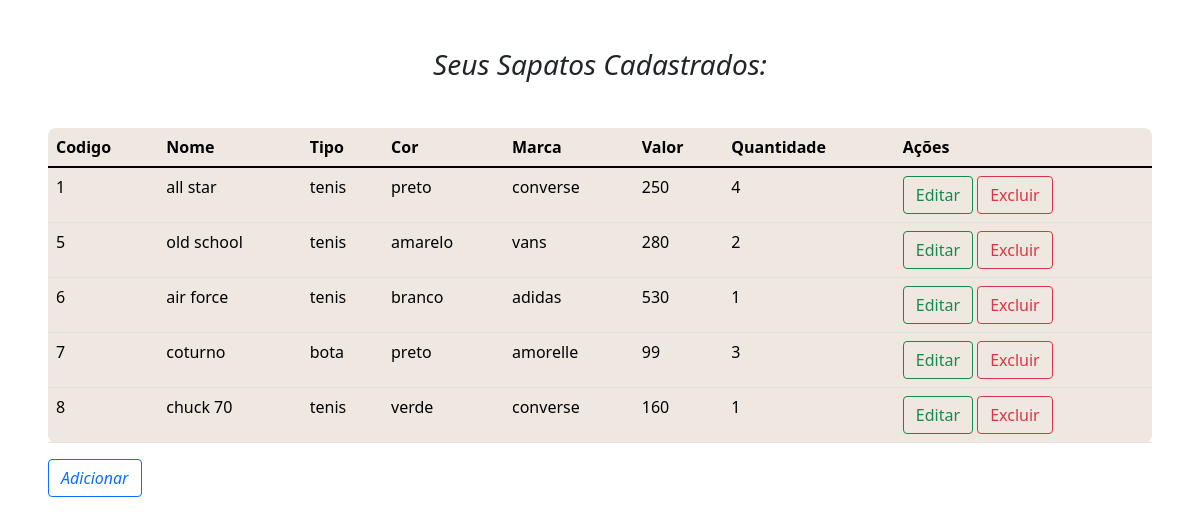
The app's page /acesso.php with its own data.
### tables this page shows
CREATE TABLE IF NOT EXISTS `sapatos` (
  `id` int(11) NOT NULL AUTO_INCREMENT,
  `nome` varchar(55) NOT NULL,
  `tipo` varchar(55) NOT NULL,
  `cor` varchar(35) NOT NULL,
  `marca` varchar(35) NOT NULL,
  `valor` float NOT NULL,
  `quantidade` int(20) NOT NULL,
  PRIMARY KEY (`id`)
);

### acesso.php (the view, shortened to what this page needs)
<?php
  require_once "Produto.class.php";
?>
<html>
  <head>
    <link rel="stylesheet" href="css/acesso.css">
<link href="https://cdn.jsdelivr.net/npm/bootstrap@5.1.3/dist/css/bootstrap.min.css" rel="stylesheet">
  </head>
  <body>
  <div class="m-5">
        <table class="table text-black table-bg">
            <h3><i>Seus Sapatos Cadastrados:<i><h3>
          <thead>
            <tr>
              <th>Codigo</th>
              <th>Nome</th>
              <th>Tipo</th>
              <th>Cor</th>
              <th>Marca</th>
              <th>Valor</th>
              <th>Quantidade</th>
              <th>Ações</th>
            </tr>
          </thead>
</div>
    <tbody>
<?php
$stmt = $conn->prepare("SELECT * FROM sapatos");
$stmt->execute();
while($row = $stmt->fetch(PDO::FETCH_OBJ)){
?>
      <tr>
        <td><?php echo $row->id;  ?></td>
        <td><?php echo $row->nome;  ?></td>
        <td><?php echo $row->tipo;  ?></td>
        <td><?php echo $row->cor;  ?></td>
        <td><?php echo $row->marca;  ?></td>
        <td><?php echo $row->valor;  ?></td>
        <td><?php echo $row->quantidade;  ?></td>
        <td>
        <a href="add.php?id=<?php echo $row->id; ?>" class="btn btn-outline-success" role="button" aria-pressed="true">Editar</a>
        <a href="del.php?id=<?php echo $row->id; ?>" class="btn btn-outline-danger" role="button" aria-pressed="true">Excluir</a>
      </tr>
<?php  }   ?>
    </tbody>
  <a href="add.php" class="btn btn-outline-primary" role="button" aria-pressed="true">Adicionar</a>
  </body>
</html>

### css/acesso.css (style rules this page uses)
.table { border-radius: 8px; background-color: rgba(224, 213, 199, 0.534); }
h3 { text-align: center; padding-bottom: 15px; }

### records on screen
sapatos: id "1", nome "all star", tipo "tenis", cor "preto", marca "converse", valor "250", quantidade "4"
sapatos: id "5", nome "old school", tipo "tenis", cor "amarelo", marca "vans", valor "280", quantidade "2"
sapatos: id "6", nome "air force", tipo "tenis", cor "branco", marca "adidas", valor "530", quantidade "1"
sapatos: id "7", nome "coturno", tipo "bota", cor "preto", marca "amorelle", valor "99", quantidade "3"
sapatos: id "8", nome "chuck 70", tipo "tenis", cor "verde", marca "converse", valor "160", quantidade "1"
